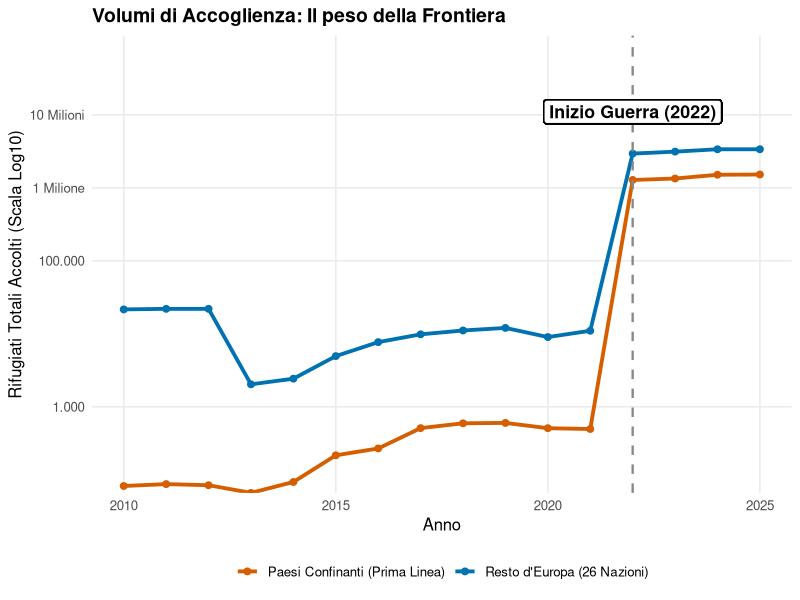
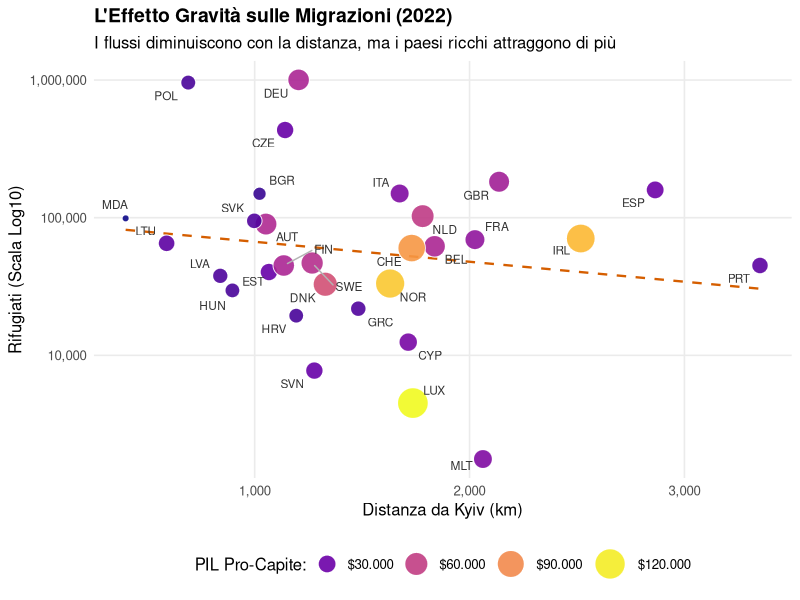
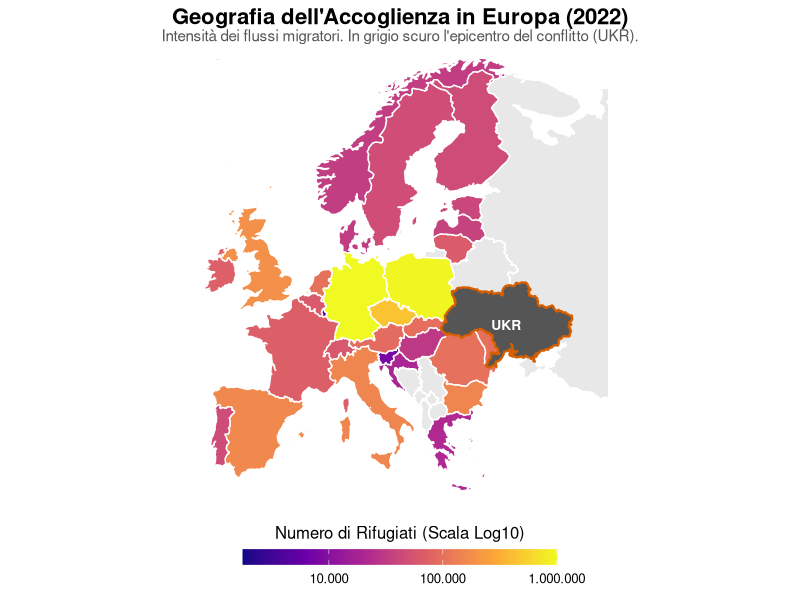
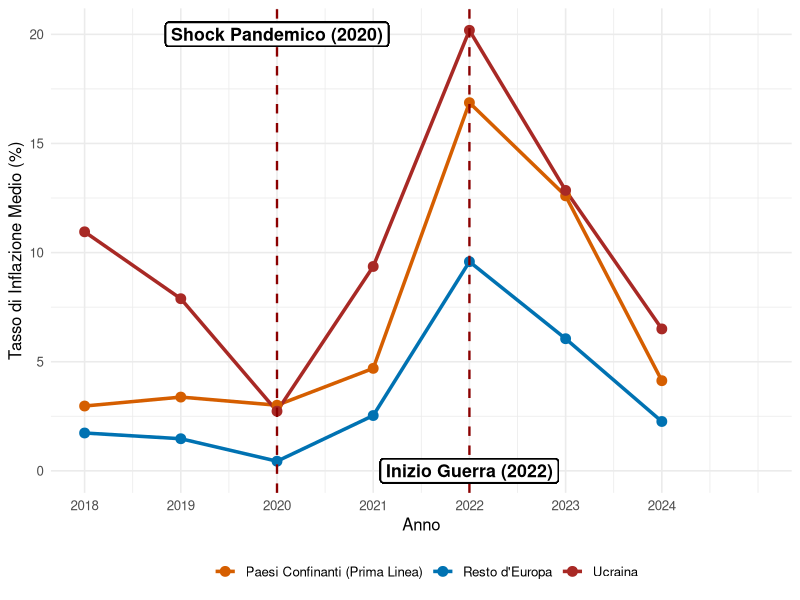
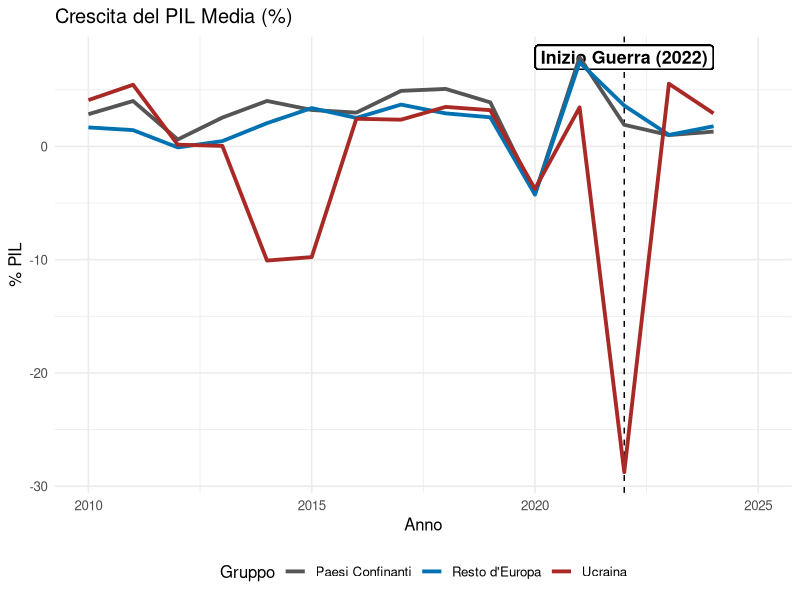

These figures' R source, in order:
## ---- chunk 1
#| echo: false
#| message: false
#| warning: false
library(tidyverse)
library(knitr)
library(kableExtra)
library(here)

# Caricamento del dataset (Assicurati che il percorso sia corretto)
master_data <- read_csv(here("DATA/PROCESSED/master_dataset_ukraine.csv"))
df <- read_csv(here("DATA/PROCESSED/dataset_finale_integrato.csv"))
## ---- chunk 2
#| echo: false
#| message: false
#| warning: false

library(knitr)
library(kableExtra)
library(dplyr)

codebook_data <- data.frame(
  Categoria = c("Target (Y)", "Push (X1)", "Pull (X2)", "Friction (X3)", 
                "Macro Shock", "Macro Shock", "Controllo", "Controllo"),
  Variabile = c("Refugees", "Total_Fatalities", "GDP_per_capita", "Dist_km", 
                "crescita_pil", "inflazione", "Periodo", "Confine"),
  Descrizione = c("Flussi rifugiati ucraini", "Intensità conflitto (vittime)", 
                  "Ricchezza paese destinaz.", "Distanza lineare da Kyiv", 
                  "Variazione % PIL reale", "Variazione % prezzi",
                  "Fasi: 2010-13, 14-21, 22-24", "Dummy contiguità (1/0)"),
  Fonte = c("UNHCR", "ACLED", "World Bank", "CEPII", "World Bank", "World Bank", "-", "-")
)

kable(codebook_data, format = "latex", booktabs = TRUE) %>%
  kable_styling(
    latex_options = c("hold_position"),
    font_size = 6
  ) %>%
  column_spec(1, bold = TRUE)
## ---- chunk 3
#| echo: false
#| warning: false
#| message: false

library(tidyverse)
library(knitr)
library(kableExtra)

# Usiamo il dataset definitivo
# (Assicurati che 'df' o 'dataset_finale' sia caricato in memoria)
stats_by_year <- df %>%
  filter(Year >= 2018 & Year <= 2024) %>%
  group_by(Year) %>%
  summarise(
    Tot_Rif = sum(Refugees, na.rm = TRUE),
    Vittime = max(Total_Fatalities, na.rm = TRUE), # max perché è costante per anno
    Infl_Media = mean(inflazione, na.rm = TRUE)
  ) %>%
  mutate(across(where(is.numeric), ~round(., 1)))

# Tabella professionale con 4 colonne
kable(stats_by_year, format = "latex", booktabs = TRUE, 
      col.names = c("Anno", "Tot. Rifugiati", "Vittime Guerra", "Inflazione Media (%)")) %>%
  kable_styling(latex_options = c("striped", "hold_position"), font_size = 8) %>%
  # Evidenziamo la riga del 2022 (quarta riga se partiamo dal 2018)
  row_spec(5, bold = TRUE, background = "#F2F2F2")
## ---- chunk 4
#| echo: false
#| warning: false
#| message: false
#| fig-align: "center"
#| out-width: "85%"
#| fig-height: 4.2

library(tidyverse)
library(scales)
library(here)

# Carichiamo il dataset unico
df <- read_csv(here("DATA/PROCESSED/dataset_finale_integrato.csv"))

# Creiamo i gruppi e calcoliamo la SOMMA dei rifugiati
df_flussi <- df %>%
  filter(iso3 != "UKR") %>% # Escludiamo l'Ucraina (origine)
  mutate(Gruppo = if_else(iso3 %in% c("POL", "ROU", "SVK", "HUN", "MDA"), 
                          "Paesi Confinanti (Prima Linea)", 
                          "Resto d'Europa (26 Nazioni)")) %>%
  group_by(Year, Gruppo) %>%
  summarise(Totale_Rifugiati = sum(Refugees, na.rm = TRUE), .groups = "drop")

# Creiamo il grafico
ggplot(df_flussi, aes(x = Year, y = Totale_Rifugiati + 1, color = Gruppo)) +
  geom_line(linewidth = 1.3) +
  geom_point(size = 2) +
  
  # Linea dell'invasione
  geom_vline(xintercept = 2022, linetype = "dashed", color = "#888888", linewidth = 0.8) +
  geom_label(aes(x = 2022, y = 11000000, label = "Inizio Guerra (2022)"),
             size = 4.5, color = "black", fontface = "bold", fill = "white", label.size = 0.5) +
  
  # Scala Logaritmica
  scale_y_log10(
    breaks = c(1, 1000, 100000, 1000000, 10000000),
    labels = c("0", "1.000", "100.000", "1 Milione", "10 Milioni"),
    expand = expansion(mult = c(0, 0.2)) 
  ) +
  
  # Colori coordinati con l'analisi macroeconomica successiva
  scale_color_manual(values = c(
    "Paesi Confinanti (Prima Linea)" = "#D55E00", 
    "Resto d'Europa (26 Nazioni)" = "#0072B2"
  )) +
  
  theme_minimal(base_size = 12) +
  theme(
    legend.position = "bottom",
    legend.title = element_blank(), 
    plot.title = element_text(face = "bold", size = 14),
    panel.grid.minor = element_blank()
  ) +
  labs(
    title = "Volumi di Accoglienza: Il peso della Frontiera",
    x = "Anno",
    y = "Rifugiati Totali Accolti (Scala Log10)"
  )
## ---- chunk 5
#| fig-pos: "H"
#| fig-width: 8
#| fig-height: 5
#| out-width: "100%"
#| warning: false
#| message: false

library(ggplot2)
library(scales)
library(ggrepel)
library(dplyr)
library(tidyr) # Ci serve per la funzione drop_na()

master_data %>%
  # 1. Pulizia: Togliamo chi ha 0 rifugiati (evita log di 0) 
  filter(Year == 2022, Refugees > 0) %>%
  # E togliamo eventuali righe con dati mancanti per evitare i Warning
  drop_na(Dist_km, GDP_per_capita, Refugees) %>%
  
  ggplot(aes(x = Dist_km, y = Refugees)) +
  
  geom_smooth(method = "lm", se = FALSE, color = "#D55E00", linetype = "dashed", linewidth = 0.8) +
  
  # 2. Doppio mapping: Size E Fill dipendono entrambi dal PIL pro-capite
  geom_point(aes(size = GDP_per_capita, fill = GDP_per_capita), 
             shape = 21, color = "white", alpha = 0.9) +
  
  geom_text_repel(aes(label = iso3), 
                  size = 3, color = "#333333",
                  box.padding = 0.4, point.padding = 0.3, segment.color = "grey70") +
  
  # Formattazione assi pulita
  scale_y_log10(labels = comma) +
  scale_x_continuous(labels = comma) +
  
  # 3. Risoluzione errori formato numeri e unione legende
  # Diamo a entrambe le scale lo STESSO nome così R le unisce in una sola legenda
  scale_size_continuous(name = "PIL Pro-Capite:", 
                        range = c(2, 10), 
                        labels = dollar_format(prefix = "$", big.mark = ".", decimal.mark = ",")) +
  
  scale_fill_viridis_c(name = "PIL Pro-Capite:", 
                       option = "plasma", # Palette che va dal viola scuro al giallo chiaro
                       labels = dollar_format(prefix = "$", big.mark = ".", decimal.mark = ",")) +
  
  # Forziamo la legenda a combinare dimensione e colore nei pallini in basso
  guides(fill = guide_legend(), size = guide_legend()) +
  
  theme_minimal(base_size = 12) +
  theme(
    legend.position = "bottom",
    plot.title = element_text(face = "bold", size = 14),
    panel.grid.minor = element_blank()
  ) +
  labs(
    title = "L'Effetto Gravità sulle Migrazioni (2022)",
    subtitle = "I flussi diminuiscono con la distanza, ma i paesi ricchi attraggono di più",
    x = "Distanza da Kyiv (km)", 
    y = "Rifugiati (Scala Log10)"
  )
## ---- chunk 6
#| fig-pos: "H"
#| fig-width: 8
#| fig-height: 7
#| out-width: "100%"
#| message: false
#| warning: false

library(ggplot2)
library(sf)
library(rnaturalearth)
library(rnaturalearthdata)
library(dplyr)
library(scales)

# 1. Scarichiamo i confini dell'Europa
europe <- ne_countries(scale = "medium", returnclass = "sf", continent = "Europe")

# 2. Filtriamo i nostri dati per il 2022
map_data_2022 <- master_data %>% filter(Year == 2022)

# 3. Uniamo usando adm0_a3 (molto più affidabile di iso_a3 per i confini)
europe_data <- europe %>% 
  left_join(map_data_2022, by = c("adm0_a3" = "iso3"))

# 4. Disegniamo la mappa
ggplot(data = europe_data) +
  # Livello 1: Sfondo per tutti i paesi europei (grigio chiaro)
  geom_sf(fill = "#E8E8E8", color = "white", linewidth = 0.4) +
  
  # Livello 2: Coloriamo solo i paesi del nostro dataset con i rifugiati
  geom_sf(aes(fill = Refugees), color = "white", linewidth = 0.5) +
  
  # Livello 3: Evidenziamo l'Ucraina come "Epicentro" (grigio scuro, bordo rosso)
  geom_sf(data = europe_data %>% filter(adm0_a3 == "UKR"),
          fill = "#555555", color = "#D55E00", linewidth = 0.8) +
  geom_sf_text(data = europe_data %>% filter(adm0_a3 == "UKR"),
               aes(label = "UKR"), color = "white", size = 3.5, fontface = "bold") +
  
  # Inquadratura allargata per includere Portogallo, Scandinavia e Cipro
  coord_sf(xlim = c(-12, 45), ylim = c(34, 71), expand = FALSE) +
  
  # Scala colori "Plasma" con legenda orizzontale formattata
  scale_fill_viridis_c(
    option = "plasma", 
    trans = "log10", 
    labels = comma_format(big.mark = ".", decimal.mark = ","),
    na.value = "transparent", # Lascia trasparire lo sfondo grigio
    name = "Numero di Rifugiati (Scala Log10)",
    guide = guide_colorbar(
      direction = "horizontal",
      barheight = unit(4, "mm"),
      barwidth = unit(80, "mm"),
      title.position = "top",
      title.hjust = 0.5
    )
  ) +
  
  # Tema mappa pulito
  theme_void(base_size = 12) +
  theme(
    legend.position = "bottom",
    legend.margin = margin(t = 10, b = 10),
    plot.title = element_text(face = "bold", size = 16, hjust = 0.5),
    plot.subtitle = element_text(size = 11, hjust = 0.5, color = "#555555", margin = margin(b = 10)),
  ) +
  labs(
    title = "Geografia dell'Accoglienza in Europa (2022)",
    subtitle = "Intensità dei flussi migratori. In grigio scuro l'epicentro del conflitto (UKR)."
  )
## ---- chunk 7
#| echo: false
#| message: false
#| warning: false

# Dati 2022 circa popolazioni e rifugiati
moldavia_stats <- data.frame(
  Paese = c("Polonia", "Romania", "Moldavia"),
  Popolazione_Milioni = c(37.7, 19.1, 3.5),
  Rifugiati_2022 = c(1.5e6, 0.65e6, 0.49e6),
  Rapporto_Rifugiati_per_1k_Abitanti = c(
    round(1.5e6 / 37.7e3, 1),
    round(0.65e6 / 19.1e3, 1),
    round(0.49e6 / 3.5e3, 1)
  )
)

kable(moldavia_stats, format = "latex", booktabs = TRUE, digits = 1,
      col.names = c("Paese", "Pop. (Mln)", "Rifugiati 2022", "Rifugiati/1000 ab.")) %>%
  kable_styling(latex_options = c("hold_position"), font_size = 8) %>%
  row_spec(3, bold = TRUE, background = "#FFF3CD")
## ---- chunk 8
#| echo: false
#| warning: false
#| message: false
#| fig-align: "center"
#| out-width: "85%"
#| fig-width: 8
#| fig-height: 4.2

library(tidyverse)
library(here)

df <- read_csv(here("DATA/PROCESSED/dataset_finale_integrato.csv"))

# Calcoliamo la media dell'inflazione per i TRE gruppi (inclusa Ucraina)
df_inflazione <- df %>%
  filter(Year >= 2018) %>%
  mutate(Gruppo = case_when(
    iso3 == "UKR" ~ "Ucraina",
    iso3 %in% c("POL", "ROU", "SVK", "HUN", "MDA") ~ "Paesi Confinanti (Prima Linea)", 
    TRUE ~ "Resto d'Europa"
  )) %>%
  group_by(Year, Gruppo) %>%
  summarise(Media_Inflazione = mean(inflazione, na.rm = TRUE), .groups = 'drop')

# Creiamo il grafico
ggplot(df_inflazione, aes(x = Year, y = Media_Inflazione, color = Gruppo)) +
  geom_line(linewidth = 1.2) +
  geom_point(size = 3) +
  geom_vline(xintercept = 2022, linetype = "dashed", color = "darkred", linewidth = 0.8) +
  geom_vline(xintercept = 2020, linetype = "dashed", color = "darkred", linewidth = 0.8) +
    geom_label(
    aes(x = 2022, y = 0), label = "Inizio Guerra (2022)", na.rm = TRUE,
    size = 4.5, color = "black", fontface = "bold", fill = "white", label.size = 0.5,
    inherit.aes = FALSE
  ) + 
  geom_label(
    aes(x = 2020, y = 20), label = "Shock Pandemico (2020)", na.rm = TRUE,
    size = 4.5, color = "black", fontface = "bold", fill = "white", label.size = 0.5,
    inherit.aes = FALSE
  ) +
  scale_color_manual(values = c(
    "Ucraina" = "#A82925",                           # Rosso scuro (Epicentro)
    "Paesi Confinanti (Prima Linea)" = "#D55E00",    # Arancione (Frontiera)
    "Resto d'Europa" = "#0072B2"                     # Blu (Periferia/Resto)
  )) +
  scale_x_continuous(breaks = 2018:2024) +
  labs(
    y = "Tasso di Inflazione Medio (%)",
    x = "Anno",
    color = ""
  ) +
  theme_minimal(base_size = 12) +
  theme(legend.position = "bottom")
## ---- chunk 9
#| echo: false
#| message: false
#| warning: false

library(tidyverse)
library(here)

# Carichiamo il dataset unico
df <- read_csv(here("DATA/PROCESSED/dataset_finale_integrato.csv"))

# Creiamo le categorie per il confronto
df_groups <- df %>%
  mutate(Gruppo = case_when(
    iso3 == "UKR" ~ "Ucraina",
    iso3 %in% c("POL", "ROU", "SVK", "HUN", "MDA") ~ "Paesi Confinanti",
    TRUE ~ "Resto d'Europa"
  )) %>%
  # Calcoliamo le medie per gruppo per ogni anno
  group_by(Year, Gruppo, periodo) %>%
  summarise(
    crescita_pil = mean(crescita_pil, na.rm = TRUE),
    inflazione = mean(inflazione, na.rm = TRUE),
    .groups = "drop"
  )
## ---- chunk 10
ggplot(df_groups, aes(x = Year, y = crescita_pil, color = Gruppo)) +
  geom_vline(xintercept = 2022, linetype = "dashed", color = "black") + 
  geom_label(aes(x = 2022, y = max(df_groups$crescita_pil, na.rm = TRUE), label = "Inizio Guerra (2022)"),
             size = 4.5, color = "black", fontface = "bold", fill = "white", label.size = 0.5) +
  geom_line(linewidth = 1.3) +
  scale_color_manual(values = c(
    "Ucraina" = "#A82925",          # Rosso Unibo
    "Paesi Confinanti" = "#555555", # Grigio scuro
    "Resto d'Europa" = "#0072B2"    # Blu accademico
  )) +
  theme_minimal(base_size = 12) +
  labs(title = "Crescita del PIL Media (%)", x = "Anno", y = "% PIL") +
  theme(legend.position = "bottom")
## ---- chunk 11
#| echo: false
#| message: false
#| warning: false

library(tidyverse)
library(knitr)
library(kableExtra)

# Prepariamo i dati filtrando i periodi di interesse
df_stats <- df %>%
  filter(periodo %in% c("Pre-guerra", "Post-guerra")) %>%
  mutate(Gruppo = case_when(
    iso3 == "UKR" ~ "UKR",
    iso3 %in% c("POL", "ROU", "SVK", "HUN", "MDA") ~ "Conf.",
    TRUE ~ "Resto"
  )) %>%
  group_by(Gruppo, periodo) %>%
  summarise(
    Media = mean(crescita_pil, na.rm = TRUE),
    SD = sd(crescita_pil, na.rm = TRUE),
    Min = min(crescita_pil, na.rm = TRUE),
    Max = max(crescita_pil, na.rm = TRUE),
    .groups = "drop"
  )

kable(df_stats, format = "latex", booktabs = TRUE, digits = 1) %>%
  kable_styling(latex_options = c("striped", "scale_down"), font_size = 6) %>%
  column_spec(3, bold = TRUE, color = ifelse(df_stats$Media < 0, "red", "black"))
## ---- chunk 12
#| echo: false
#| message: false
#| warning: false

df_stats_infl <- df %>%
  filter(periodo %in% c("Pre-guerra", "Post-guerra")) %>%
  mutate(Gruppo = case_when(
    iso3 == "UKR" ~ "UKR",
    iso3 %in% c("POL", "ROU", "SVK", "HUN", "MDA") ~ "Conf.",
    TRUE ~ "Resto"
  )) %>%
  group_by(Gruppo, periodo) %>%
  summarise(
    Media = mean(inflazione, na.rm = TRUE),
    SD = sd(inflazione, na.rm = TRUE),
    Min = min(inflazione, na.rm = TRUE),
    Max = max(inflazione, na.rm = TRUE),
    .groups = "drop"
  )

kable(df_stats_infl, format = "latex", booktabs = TRUE, digits = 1) %>%
  kable_styling(latex_options = c("striped", "scale_down"), font_size = 6)
## ---- chunk 13
#| echo: false
#| message: false
#| warning: false

library(knitr)
library(kableExtra)

conf_post <- df |> 
  filter(iso3 %in% c("POL", "ROU", "SVK", "HUN", "MDA"),
         periodo == "Post-guerra") |> 
  pull(GDP_per_capita)

nonconf_post <- df |> 
  filter(!iso3 %in% c("POL", "ROU", "SVK", "HUN", "MDA", "UKR"),
         periodo == "Post-guerra") |> 
  pull(GDP_per_capita)

test_pil <- t.test(conf_post, nonconf_post, var.equal = FALSE)

data.frame(
  ` ` = c("Media Confinanti", "Media Non Confinanti", "Differenza", 
           "t-statistic", "Gradi libertà", "p-value", "IC 95% inf", "IC 95% sup"),
  Valore = c(
    round(mean(conf_post, na.rm = TRUE), 1),
    round(mean(nonconf_post, na.rm = TRUE), 1),
    round(mean(conf_post, na.rm = TRUE) - mean(nonconf_post, na.rm = TRUE), 1),
    round(test_pil$statistic, 4),
    round(test_pil$parameter, 1),
    round(test_pil$p.value, 4),
    round(test_pil$conf.int[1], 1),
    round(test_pil$conf.int[2], 1)
  )
) |>
  kable(format = "latex", booktabs = TRUE, 
        col.names = c("Statistica", "Valore"),
        align = "lc") |>
  kable_styling(latex_options = c("striped", "hold_position"), font_size = 8) |>
  row_spec(4:6, bold = TRUE)
## ---- chunk 14
#| echo: false
#| message: false
#| warning: false

conf_infl <- df |> 
  filter(iso3 %in% c("POL", "ROU", "SVK", "HUN", "MDA"),
         periodo == "Post-guerra") |> 
  pull(inflazione)

nonconf_infl <- df |> 
  filter(!iso3 %in% c("POL", "ROU", "SVK", "HUN", "MDA", "UKR"),
         periodo == "Post-guerra") |> 
  pull(inflazione)

test_infl <- t.test(conf_infl, nonconf_infl, var.equal = FALSE)

data.frame(
  ` ` = c("Media Confinanti", "Media Non Confinanti", "Differenza",
           "t-statistic", "Gradi libertà", "p-value", "IC 95% inf", "IC 95% sup"),
  Valore = c(
    round(mean(conf_infl, na.rm = TRUE), 2),
    round(mean(nonconf_infl, na.rm = TRUE), 2),
    round(mean(conf_infl, na.rm = TRUE) - mean(nonconf_infl, na.rm = TRUE), 2),
    round(test_infl$statistic, 4),
    round(test_infl$parameter, 1),
    round(test_infl$p.value, 4),
    round(test_infl$conf.int[1], 2),
    round(test_infl$conf.int[2], 2)
  )
) |>
  kable(format = "latex", booktabs = TRUE,
        col.names = c("Statistica", "Valore"),
        align = "lc") |>
  kable_styling(latex_options = c("striped", "hold_position"), font_size = 8) |>
  row_spec(4:6, bold = TRUE)
## ---- chunk 15
#| echo: false
#| message: false
#| warning: false

conf_pre <- df |> 
  filter(iso3 %in% c("POL", "ROU", "SVK", "HUN", "MDA"),
         periodo == "Pre-guerra") |> 
  pull(crescita_pil)

conf_post_pil <- df |> 
  filter(iso3 %in% c("POL", "ROU", "SVK", "HUN", "MDA"),
         periodo == "Post-guerra") |> 
  pull(crescita_pil)

rest_pre <- df |> 
  filter(!iso3 %in% c("POL", "ROU", "SVK", "HUN", "MDA", "UKR"),
         periodo == "Pre-guerra") |> 
  pull(crescita_pil)

rest_post <- df |> 
  filter(!iso3 %in% c("POL", "ROU", "SVK", "HUN", "MDA", "UKR"),
         periodo == "Post-guerra") |> 
  pull(crescita_pil)

test_conf  <- t.test(conf_pre, conf_post_pil, var.equal = FALSE)
test_resto <- t.test(rest_pre, rest_post, var.equal = FALSE)

data.frame(
  Gruppo = c("Confinanti", "Confinanti", "Confinanti",
             "Resto Europa", "Resto Europa", "Resto Europa"),
  Statistica = rep(c("t-statistic", "p-value", "Differenza media"), 2),
  Valore = c(
    round(test_conf$statistic, 4),
    round(test_conf$p.value, 4),
    round(mean(conf_pre, na.rm=TRUE) - mean(conf_post_pil, na.rm=TRUE), 2),
    round(test_resto$statistic, 4),
    round(test_resto$p.value, 4),
    round(mean(rest_pre, na.rm=TRUE) - mean(rest_post, na.rm=TRUE), 2)
  )
) |>
  kable(format = "latex", booktabs = TRUE, align = "llc") |>
  kable_styling(latex_options = c("striped", "hold_position"), font_size = 8) |>
  pack_rows("Confinanti: Pre vs Post-guerra", 1, 3) |>
  pack_rows("Resto Europa: Pre vs Post-guerra", 4, 6)
## ---- chunk 16

#| echo: false
#| message: false
#| warning: false

library(tidyverse)
library(knitr)
library(kableExtra)
library(here)

df <- read_csv(here("DATA/PROCESSED/dataset_finale_integrato.csv"))

# Separiamo pre-2022 e post-2022
pre_2022 <- df %>%
  filter(Year < 2022, Year >= 2018) %>%
  select(Refugees, Total_Fatalities, inflazione) %>%
  na.omit()

post_2022 <- df %>%
  filter(Year >= 2022) %>%
  select(Refugees, Total_Fatalities, inflazione) %>%
  na.omit()

# Test t per rifugiati
test_rif <- t.test(pre_2022$Refugees, post_2022$Refugees, var.equal = FALSE)

# Test t per vittime
test_vit <- t.test(pre_2022$Total_Fatalities, post_2022$Total_Fatalities, var.equal = FALSE)

# Test t per inflazione
test_inf <- t.test(pre_2022$inflazione, post_2022$inflazione, var.equal = FALSE)

# Tabella risultati
results <- data.frame(
  Variabile = c("Rifugiati", "Vittime", "Inflazione (%)"),
  Media_Pre = c(
    round(mean(pre_2022$Refugees, na.rm = TRUE), 0),
    round(mean(pre_2022$Total_Fatalities, na.rm = TRUE), 0),
    round(mean(pre_2022$inflazione, na.rm = TRUE), 2)
  ),
  Media_Post = c(
    round(mean(post_2022$Refugees, na.rm = TRUE), 0),
    round(mean(post_2022$Total_Fatalities, na.rm = TRUE), 0),
    round(mean(post_2022$inflazione, na.rm = TRUE), 2)
  ),
  t_stat = c(
    round(test_rif$statistic, 3),
    round(test_vit$statistic, 3),
    round(test_inf$statistic, 3)
  ),
  p_value = c(
    round(test_rif$p.value, 4),
    round(test_vit$p.value, 4),
    round(test_inf$p.value, 4)
  ),
  Sig = c(
    if_else(test_rif$p.value < 0.001, "***", 
            if_else(test_rif$p.value < 0.01, "**", 
                    if_else(test_rif$p.value < 0.05, "*", ""))),
    if_else(test_vit$p.value < 0.001, "***", 
            if_else(test_vit$p.value < 0.01, "**", 
                    if_else(test_vit$p.value < 0.05, "*", ""))),
    if_else(test_inf$p.value < 0.001, "***", 
            if_else(test_inf$p.value < 0.01, "**", 
                    if_else(test_inf$p.value < 0.05, "*", "")))
  )
)

kable(results, format = "latex", booktabs = TRUE,
      col.names = c("Variabile", "Media Pre-2022", "Media Post-2022", 
                    "t-stat", "p-value", "Sig."),
      align = "lcccccc") %>%
  kable_styling(latex_options = c("striped", "hold_position"), font_size = 7) %>%
  row_spec(0, bold = TRUE)
## ---- chunk 17
#| echo: false
#| message: false
#| warning: false

library(knitr)
library(kableExtra)

variabili_df <- data.frame(
  Variabile = c("$Y_{it}$", "$\\Delta R_{it}$", "$C_i$", "$T_t$", 
                "$C_i \\times T_t$", "$\\Delta R_{it} \\times T_t$", 
                "$INF_{it}$", "$FAT_{it}$", "$1/Dist_i$", "$\\epsilon_{it}$"),
  Descrizione = c("PIL pro capite (USD correnti)", 
                  "Flusso migratorio annuo (\\textit{delta} rifugiati)",
                  "Dummy paesi confinanti (1/0)", 
                  "Dummy post-guerra ($t \\ge 2022$)", 
                  "Interazione: confinanza $\\times$ post-guerra",
                  "Interazione: flusso migratorio $\\times$ post-guerra", 
                  "Tasso di inflazione (\\%)", 
                  "Vittime totali di conflitto",
                  "Distanza inversa da Kyiv (effetto gravità)",
                  "Termine di errore"),
  Tipo = c("Continua", "Continua", "Dummy", "Dummy", 
           "Interazione", "Interazione", "Continua", "Continua", "Continua", "-"),
  Fonte = c("World Bank", "UNHCR", "-", "-", "-", "-", "World Bank", "ACLED", "CEPII", "-")
)

kable(variabili_df, format = "latex", booktabs = TRUE, escape = FALSE, align = "clcc") %>%
  kable_styling(latex_options = c("striped", "scale_down"), font_size = 6.5) %>%
  row_spec(0, bold = TRUE) %>%
  row_spec(c(2, 9), bold = TRUE)
## ---- chunk 18
#| echo: false
#| message: false
#| warning: false

if (!requireNamespace("car", quietly = TRUE)) install.packages("car", repos = "https://cloud.r-project.org")
library(car)
library(knitr)
library(kableExtra)

# Ricalcoliamo il modello qui per avere vif_values disponibile
df_model_vif <- df |>
  filter(Year <= 2024, iso3 != "UKR") |>
  arrange(iso3, Year) |>
  group_by(iso3) |>
  mutate(delta_refugees = Refugees - lag(Refugees)) |>
  ungroup() |>
  mutate(
    inv_dist = 1 / Dist_km,
    C_i  = if_else(iso3 %in% c("POL", "ROU", "SVK", "HUN", "MDA"), 1, 0),
    T_t  = if_else(Year >= 2022, 1, 0),
    CxT  = C_i * T_t,
    DRxT = delta_refugees * T_t
  ) |>
  filter(!is.na(delta_refugees))

modello_vif <- lm(
  GDP_per_capita ~ delta_refugees + C_i + T_t + CxT + DRxT +
                   inflazione + Total_Fatalities + inv_dist,
  data = df_model_vif
)

vif_values <- as.numeric(vif(modello_vif))

vif_df <- data.frame(
  Variabile = c("$\\Delta R_{it}$", "$C_i$", "$T_t$",
                "$C_i \\times T_t$", "$\\Delta R_{it} \\times T_t$",
                "$INF_{it}$", "$FAT_{it}$", "$1/Dist_i$"),
  VIF = round(vif_values, 3),
  Giudizio = ifelse(vif_values < 5, "Nessun problema",
             ifelse(vif_values < 10, "Attenzione", "Problema serio"))
)

righe_problema <- which(vif_df$VIF >= 5)

tab <- kable(vif_df, format = "latex", booktabs = TRUE, escape = FALSE,
        col.names = c("Variabile", "VIF", "Giudizio"),
        align = "lcc") |>
  kable_styling(latex_options = c("striped", "hold_position"), font_size = 8) |>
  row_spec(0, bold = TRUE)

if (length(righe_problema) > 0) {
  tab <- tab |> row_spec(righe_problema, bold = TRUE)
}

tab
## ---- chunk 19
#| echo: false
#| message: false
#| warning: false

library(broom)
library(knitr)
library(kableExtra)

df_model <- df |>
  filter(Year <= 2024, iso3 != "UKR") |>
  arrange(iso3, Year) |>
  group_by(iso3) |>
  mutate(delta_refugees = Refugees - lag(Refugees)) |>
  ungroup() |>
  mutate(
    inv_dist = 1 / Dist_km,
    C_i  = if_else(iso3 %in% c("POL", "ROU", "SVK", "HUN", "MDA"), 1, 0),
    T_t  = if_else(Year >= 2022, 1, 0),
    CxT  = C_i * T_t,
    DRxT = delta_refugees * T_t
  ) |>
  filter(!is.na(delta_refugees))

modello <- lm(
  GDP_per_capita ~ delta_refugees + C_i + T_t + CxT + DRxT +
                   inflazione + Total_Fatalities + inv_dist,
  data = df_model
)

s <- summary(modello)

tidy(modello, conf.int = TRUE) |>
  mutate(
    term = c("Intercetta",
             "$\\Delta R_{it}$",
             "$C_i$",
             "$T_t$",
             "$C_i \\times T_t$",
             "$\\Delta R_{it} \\times T_t$",
             "$INF_{it}$",
             "$FAT_{it}$",
             "$1/Dist_i$"),
    sig = case_when(
      p.value < 0.001 ~ "***",
      p.value < 0.01  ~ "**",
      p.value < 0.05  ~ "*",
      p.value < 0.1   ~ ".",
      TRUE            ~ ""
    )
  ) |>
  select(term, estimate, std.error, statistic, p.value, sig) |>
  mutate(across(where(is.numeric), \(x) round(x, 3))) |>
  kable(format = "latex", booktabs = TRUE, escape = FALSE,
        col.names = c("Variabile", "Stima", "Std. Error", "t-stat", "p-value", "")) |>
  kable_styling(latex_options = c("striped", "hold_position"), font_size = 7) |>
  row_spec(0, bold = TRUE) |>
  footnote(
    general = "Signif.: *** p$<$0.001,  ** p$<$0.01,  * p$<$0.05 . p$<$0.1",
    escape = FALSE,
    general_title = "",
    footnote_as_chunk = TRUE
  )
